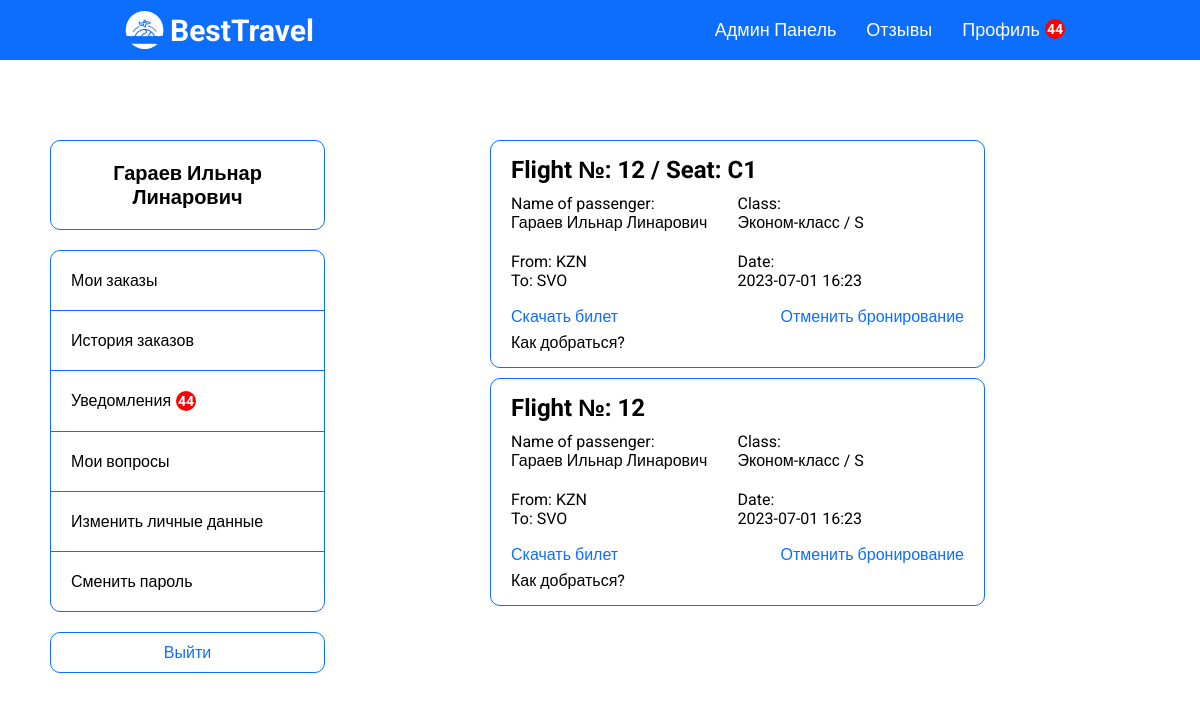
The page /profile-page.php (signed in) on the database its author committed.
### tables this page shows
CREATE TABLE `bookings` (
  `book_id` int(11) NOT NULL,
  `flight_id` int(11) NOT NULL,
  `surname` varchar(50) NOT NULL,
  `name` varchar(50) NOT NULL,
  `patronymic` varchar(50) NOT NULL,
  `gender_id` int(11) NOT NULL,
  `birth_date` date NOT NULL,
  `document` varchar(50) NOT NULL,
  `booking_date` timestamp NOT NULL DEFAULT CURRENT_TIMESTAMP,
  `class_id` int(11) NOT NULL,
  `contact_email` varchar(50) NOT NULL,
  `contact_phone` varchar(50) NOT NULL,
  `user_id` int(11) DEFAULT NULL,
  `seat_id` int(11) DEFAULT NULL,
  `total_amount` int(111) NOT NULL
);

CREATE TABLE `seats` (
  `seat_id` int(11) NOT NULL,
  `aircraft_id` int(11) NOT NULL,
  `seat_no` varchar(10) NOT NULL,
  `class_id` int(11) NOT NULL
);

CREATE TABLE `classes` (
  `class_id` int(11) NOT NULL,
  `class` varchar(20) NOT NULL,
  `class_code` varchar(10) NOT NULL
);

CREATE TABLE `airports` (
  `airport_id` int(11) NOT NULL,
  `airport_name` varchar(255) NOT NULL,
  `city_id` int(11) NOT NULL,
  `airport_code` varchar(11) NOT NULL
);

CREATE TABLE `flights` (
  `flight_id` int(11) NOT NULL,
  `scheduled_departure` datetime NOT NULL,
  `scheduled_arrival` datetime NOT NULL,
  `departure_airport` int(11) NOT NULL,
  `arrival_airport` int(11) NOT NULL,
  `status_id` int(11) NOT NULL,
  `aircraft_id` int(11) NOT NULL,
  `price` int(11) NOT NULL,
  `actual_departure` datetime DEFAULT NULL,
  `actual_arrival` datetime DEFAULT NULL
);

### functions/methods.php (called while the page is built)
<?php
    class Methods
    {
        public function pagination($array, $max, $page) {
            $max_results = $max;
            $pages = count($array) < $max_results ? 0 : ceil(count($array) / $max_results);
            $offset = $max_results * ($page - 1);
            $items = array_slice($array, $offset, $max_results);
            return ['array' => $items, 'pages' => $pages];
        }
        public function convDate($date) {
            $x = new DateTime($date);
            return $x->format('Y-m-d');
        }
        public function convTime($date) {
            $x = new DateTime($date);
            return $x->format('H:i');
        }
  }
  $mtd = new Methods;
?>

### database/requests.php (called while the page is built, shortened)
<?php
function getAll($string)
{
    require 'connect.php';
    $data = mysqli_query($connect, $string);
    if (mysqli_num_rows($data) > 0) {
        return mysqli_fetch_all($data, MYSQLI_ASSOC);
    } else {
        return false;
    }
}
class ApiProvider
{
    public function getActiveBookings($user_id)
    {
        return getAll("
        select b.book_id, b.flight_id, b.surname, b.name, b.patronymic,
        from_a.airport_code as from_n, to_a.airport_code as to_n,
        f.scheduled_departure, c.class_code, c.class, st.seat_no from bookings b
        left join flights f on f.flight_id = b.flight_id
        left join airports from_a on from_a.airport_id = f.departure_airport
        left join airports to_a on to_a.airport_id = f.arrival_airport
        left join tickets t on t.book_id = b.book_id
        left join statuses s on s.status_id = f.status_id
        left join classes c on c.class_id = b.class_id
        left join seats st on st.seat_id = b.seat_id
        where b.user_id = '$user_id' and f.status_id = '1';
      ");
    }
}
?>

### profile-page.php (the view, shortened to what this page needs)
<?php
  require_once 'database/requests.php';
  require_once 'functions/methods.php';
  $user = $_SESSION['user'];
  $history = $provider->getActiveBookings($user['id']);
  if ($history) {
    $pagination = $mtd->pagination($history, 4, $_GET['page']);
    $history = $pagination['array'];
  }
?>
<!DOCTYPE html>
<html lang="ru">
  <?php require_once 'templates/head.php'; ?>
<body>
  <?php require_once 'templates/header.php'; ?>
  <div class="container">
    <div class="profile">
      <?php require_once 'templates/profile.php'; ?>
      <div class="profile-orders">
      <?php if($history): ?>
          <?php foreach($history as $item): ?>
            <div id='screenscoot' class="profile-ticket padding border border-radius">
              <h2 class='profile-ticket-title'>Flight №: <?= $item['flight_id'] ?> <?= $item['seat_no'] ? '/ Seat:' . ' ' . $item['seat_no'] : '' ?></h2>
              <div class="profile-ticket-info">
                <div class="profile-ticket-info-item">
                  <div class='info-item'>
                    <div>Name of passenger:</div>
                    <div><?= $item['surname'] ?> <?= $item['name'] ?> <?= $item['patronymic'] ?></div>
                  </div>
                  <div class='info-item'>
                    <div>Class:</div>
                    <div class='info-item-class'><?= $item['class'] ?> / <?= $item['class_code'] ?></div>
                  </div>
                </div>
                <div class="profile-ticket-info-item">
                  <div>
                    <p>From: <?= $item['from_n'] ?></p>
                    <p>To: <?= $item['to_n'] ?></p>
                  </div>
                  <div>
                    <p>Date:</p>
                    <p><?= $mtd->convDate($item['scheduled_departure']); ?> <?= $mtd->convTime($item['scheduled_departure']); ?></p>
                  </div>
                </div>
              </div>
              <div class='import-cancel'>
                <button  class='cancel-booking-btn' onclick="toImg()">Скачать билет</button>
                <form action="" method='post'>
                  <button name='cancel' value='<?= $item['book_id'] ?>' class='cancel-booking-btn'>Отменить бронирование</button>
                </form>
              </div>
              <a href="map.html?to=<?= $item['from_n'] ?>" target="_blank" class="btn-map">Как добраться?</a>
            </div>
          <?php endforeach; ?>
      <?php else: ?>
        <h2 class="tac">У вас нет активных заказов</h2>
      <?php endif; ?>
      </div>
    </div>
  </div>
</body>
</html>

### assets/css/style.css (style rules this page uses)
* { margin: 0; padding: 0; box-sizing: border-box; font-family: 'Roboto', sans-serif; }
html { scroll-behavior: smooth; }
body { overflow-x: hidden; }
.container { max-width: 1600px; margin: 0 auto; }
a { text-decoration: none; color: black; }
h1, h2, h3, h4, h5 { padding: 15px; }
.padding { padding: 15px 20px; }
.border { border: 1px solid #0d6efd; }
.border-radius { border-radius: 10px; }
button, input, select { background-color: white; padding: 10px 20px; border-radius: 10px; border: 1px solid #0d6efd; font-size: 16px; }
button { cursor: pointer; }
.profile { width: 100%; display: flex; flex-wrap: wrap; padding: 30px 0; }
.profile-orders { width: 75%; display: flex; flex-direction: column; align-items: center; }
.profile-ticket { width: 45%; margin: 0 0 10px 0; }
.profile-ticket-info { display: flex; width: 100%; flex-wrap: wrap; }
.profile-ticket-info-item { display: flex; justify-content: space-between; flex-wrap: wrap; width: 100%; }
.profile-ticket-info-item > div { width: 50%; margin: 10px 0; }
.profile-ticket-title { padding: 0; }
.cancel-booking-btn { border: none; color: #0d6efd; padding: 7px 0; }
.import-cancel { width: 100%; display: flex; justify-content: space-between; align-items: center; }
@media screen and (max-width: 1600px) { .container { padding: 50px; } }
@media screen and (max-width: 1600px) { .profile-ticket { width: 60%; } }

### rows shown on the page
bookings: flight "12", seat.seat_no "C1", surname "Гараев", name "Ильнар", patronymic "Линарович", class.class "Эконом-класс", class.class_code "S", airports.airport_code "KZN", airports.airport_code "SVO", flight.scheduled_departure "2023-07-01", flight.scheduled_departure "16:23", $item['book_id'] 29 (drawn)
bookings: flight "12", surname "Гараев", name "Ильнар", patronymic "Линарович", class.class "Эконом-класс", class.class_code "S", airports.airport_code "KZN", airports.airport_code "SVO", flight.scheduled_departure "2023-07-01", flight.scheduled_departure "16:23", $item['book_id'] 30 (drawn)

### other values the page prints
count($provider->getNotifications($_SESSION['user']['id'])) "44"
$user['surname'] "Гараев"
$user['name'] "Ильнар"
$user['patronymic'] "Линарович"
